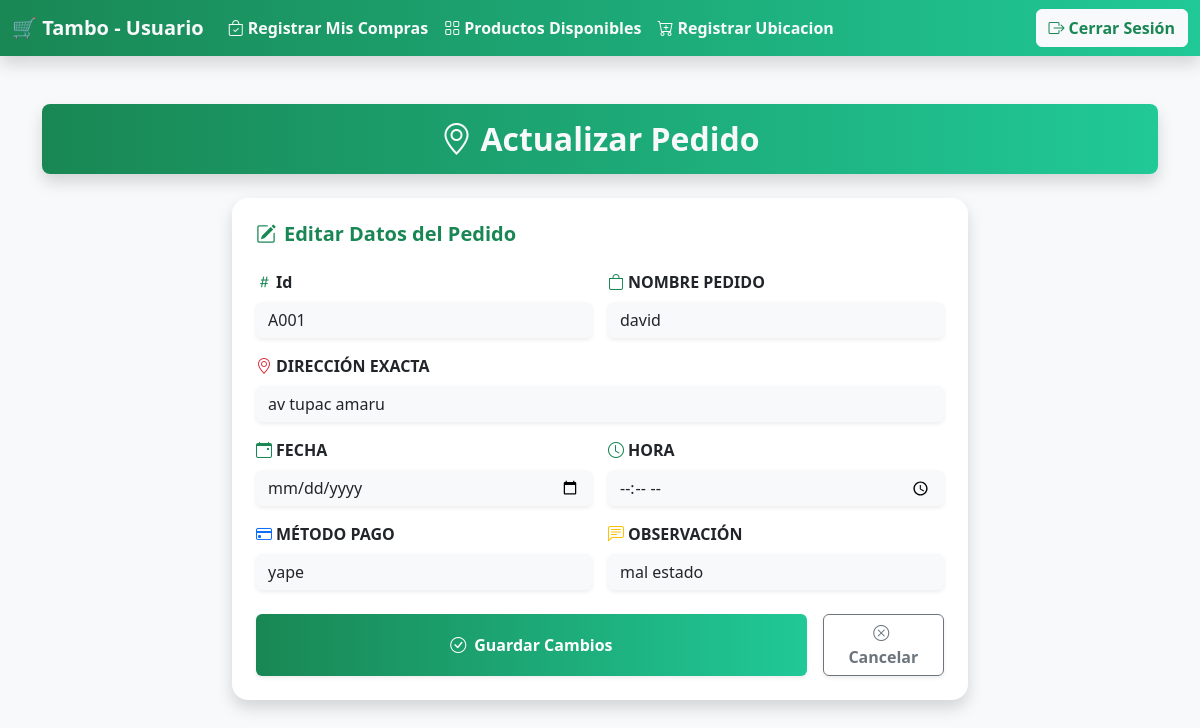
Screenshot of /enlace_tabla_realizar_pedido_usuario/enlace_actualizar_pedido_usuario/A001 with the database file from the repository.
### app/models.py (models this page shows, shortened)
class Tabla_Realizar_Pedido(models.Model):
    Id_Realizar_Pedido = models.CharField(max_length=250)
    Nombre_Realizar_Pedido = models.CharField(max_length=250)
    Dirrecion_Realizar_Pedido = models.CharField(max_length=250)
    Fecha_Realizar_Pedido = models.DateField()
    Hora_Realizar_Pedido = models.TimeField()
    Metodo_Pago_Realizar_Pedido = models.CharField(max_length=250)
    Observacion_Realizar_Pedido = models.CharField(max_length=250)

### app/views.py (the view)
# urls.py: path('enlace_tabla_realizar_pedido_usuario/enlace_actualizar_pedido_usuario/<Id_Realizar_Pedido>' , views.enlace_actualizar_pedido_usuario),
def enlace_actualizar_pedido_usuario(request , Id_Realizar_Pedido):
    realizar_pedido  = Tabla_Realizar_Pedido.objects.get(Id_Realizar_Pedido = Id_Realizar_Pedido)
    return render(request , 'actualizar_realizar_compras.html' , {
        'realizar_pedido' : realizar_pedido
    })

### app/templates/actualizar_realizar_compras.html
{% extends "barra_usuario.html" %}
{% block contenedor %}
<div class="container mt-5">
  <div class="p-3 text-center text-light rounded-3 shadow mb-4"
       style="background: linear-gradient(90deg, var(--bs-success), var(--bs-teal));">
    <h2 class="m-0 fw-bold"><i class="bi bi-geo-alt me-2"></i>Actualizar Pedido</h2>
  </div>
  <div class="row justify-content-center">
    <div class="col-md-8">
      <div class="card shadow border-0 rounded-4">
        <div class="card-body p-4">
          <h5 class="fw-bold mb-4 text-success">
            <i class="bi bi-pencil-square me-2"></i>Editar Datos del Pedido
          </h5>
          <form method="POST" action="/logica_actualizar_pedido_usuario/"> {% csrf_token %}
            <div class="row g-3 mb-3">
              <div class="col-md-6">
                <label for="TxtId" class="form-label fw-semibold">
                  <i class="bi bi-hash me-1 text-success"></i>Id
                </label>
                <input type="text" class="form-control border-0 shadow-sm bg-light"
                       id="TxtId" name="TxtId"
                       placeholder="ID del pedido"
                       required value="{{ realizar_pedido.Id_Realizar_Pedido }}">
              </div>
              <div class="col-md-6">
                <label for="TxtNombreDistrito" class="form-label fw-semibold">
                  <i class="bi bi-bag me-1 text-success"></i>NOMBRE PEDIDO
                </label>
                <input type="text" class="form-control border-0 shadow-sm bg-light"
                       id="TxtNombreDistrito" name="TxtNombreDistrito"
                       placeholder="Nombre del pedido"
                       required value="{{ realizar_pedido.Nombre_Realizar_Pedido }}">
              </div>
            </div>
            <div class="mb-3">
              <label for="TxtUbicacionExacta" class="form-label fw-semibold">
                <i class="bi bi-geo-alt me-1 text-danger"></i>DIRECCIÓN EXACTA
              </label>
              <input type="text" class="form-control border-0 shadow-sm bg-light"
                     id="TxtUbicacionExacta" name="TxtUbicacionExacta"
                     placeholder="Ej: Av. Los Olivos 123, Lima"
                     required value="{{ realizar_pedido.Dirrecion_Realizar_Pedido }}">
            </div>
            <div class="row g-3 mb-3">
              <div class="col-md-6">
                <label for="TxtCantidad" class="form-label fw-semibold">
                  <i class="bi bi-calendar-event me-1 text-success"></i>FECHA
                </label>
                <input type="date" class="form-control border-0 shadow-sm bg-light"
                       id="TxtCantidad" name="TxtCantidad"
                       required value="{{ realizar_pedido.Fecha_Realizar_Pedido }}">
              </div>
              <div class="col-md-6">
                <label for="TxtPrecios" class="form-label fw-semibold">
                  <i class="bi bi-clock me-1 text-success"></i>HORA
                </label>
                <input type="time" class="form-control border-0 shadow-sm bg-light"
                       id="TxtPrecios" name="TxtPrecios"
                       required value="{{ realizar_pedido.Hora_Realizar_Pedido }}">
              </div>
            </div>
            <div class="row g-3 mb-4">
              <div class="col-md-6">
                <label for="TxtFecha" class="form-label fw-semibold">
                  <i class="bi bi-credit-card me-1 text-primary"></i>MÉTODO PAGO
                </label>
                <input type="text" class="form-control border-0 shadow-sm bg-light"
                       id="TxtFecha" name="TxtFecha"
                       placeholder="Ej: Yape, Efectivo, Plin"
                       required value="{{ realizar_pedido.Metodo_Pago_Realizar_Pedido }}">
              </div>
              <div class="col-md-6">
                <label for="TxtHora" class="form-label fw-semibold">
                  <i class="bi bi-chat-left-text me-1 text-warning"></i>OBSERVACIÓN
                </label>
                <input type="text" class="form-control border-0 shadow-sm bg-light"
                       id="TxtHora" name="TxtHora"
                       placeholder="Alguna indicación adicional"
                       required value="{{ realizar_pedido.Observacion_Realizar_Pedido }}">
              </div>
            </div>
            <div class="d-flex gap-3">
              <button type="submit" class="btn fw-bold w-100 text-white shadow-sm"
                      style="background: linear-gradient(90deg, var(--bs-success), var(--bs-teal)); border: none;">
                <i class="bi bi-check-circle me-2"></i>Guardar Cambios
              </button>
              <a href="/enlace_tabla_realizar_pedido_usuario/" class="btn btn-outline-secondary fw-bold px-4 shadow-sm">
                <i class="bi bi-x-circle me-1"></i>Cancelar
              </a>
            </div>
          </form>
        </div>
      </div>
    </div>
  </div>
</div>
{% endblock contenedor %}

### rows the page displays
Tabla_Realizar_Pedido: TxtId "A001", TxtNombreDistrito "david", TxtUbicacionExacta "av tupac amaru", TxtFecha "yape", TxtHora "mal estado"
